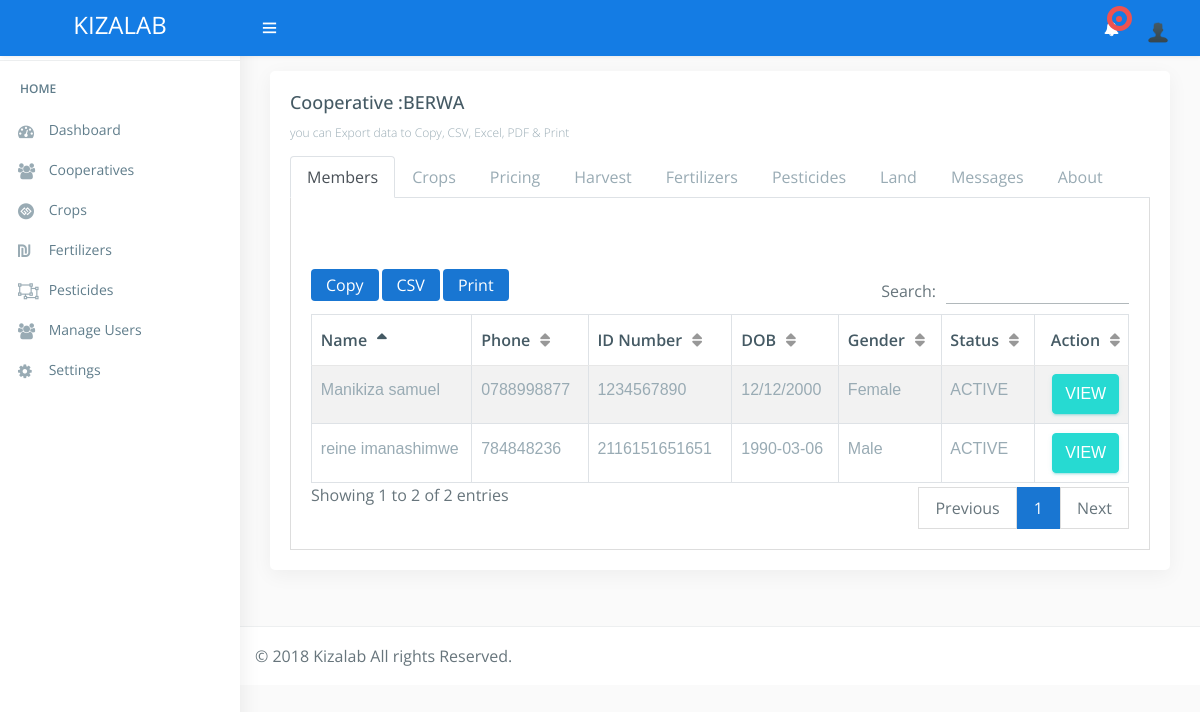
The page /admin/coop_view?coop=7000 (signed in) on the database its author committed.
### tables this page shows
CREATE TABLE `cooperatives` (
  `cooperativeId` int(100) NOT NULL,
  `cooperativeCode` int(10) NOT NULL,
  `name` varchar(200) NOT NULL,
  `username` varchar(100) NOT NULL,
  `phone` varchar(50) NOT NULL,
  `location` int(10) NOT NULL,
  `sector` int(10) NOT NULL,
  `cell` int(10) NOT NULL,
  `village` int(10) NOT NULL,
  `TIN` int(50) NOT NULL,
  `category` varchar(50) NOT NULL,
  `president` varchar(200) NOT NULL,
  `status` varchar(50) NOT NULL,
  `profile_image` varchar(1024) NOT NULL,
  `regDate` timestamp NOT NULL DEFAULT CURRENT_TIMESTAMP
);

CREATE TABLE `coo_members` (
  `memberId` int(100) NOT NULL,
  `cooperative` int(100) NOT NULL,
  `name` varchar(1024) NOT NULL,
  `id_no` varchar(100) NOT NULL,
  `phone` varchar(100) NOT NULL,
  `dob` varchar(100) NOT NULL,
  `gender` int(2) NOT NULL,
  `status` varchar(50) NOT NULL,
  `regDate` timestamp NOT NULL DEFAULT CURRENT_TIMESTAMP
);

### admin/core/System.core.php (called while the page is built, shortened)
<?php
include_once 'Query.php';
class System extends Query{
	private $allowedTables=array("coo_land","coo_members","system_fertilizers","districts","cooperatives","system_crops","cropsgrade","gradeId","cropsvariety","coo_members","coo_fertilizers","system_fertilizers","system_pesticides");
	private $allowedFields=array("land_id","cooperativeId","memberId","coop_land","member_land","status","name","fertilizerId","districtId","cropId","gradeId","grade","cropid","varietyId","fertilizerId","pesticideId");
	public function table_field($table,$id_name,$id_field,$fieldname){
		$output="";
		if(in_array($table,$this->allowedTables)){
			if(in_array($id_name,$this->allowedFields)){
				if(in_array($fieldname, $this->allowedFields)){
					$query="SELECT ".$fieldname." FROM ".$table
							." WHERE ".$id_name."=".$id_field;
					$result=$this->select($query);
					foreach ($result as $key => $value) {
						$output=$value[$fieldname];
					}
				}else{
					$output="Invalid Fieldname";
				}
			}else{
				$output="Invalid ID Field";
			}
		}else{
			$output="Invalid Table";
		}
		return $output;
	}
}
$system=new System();
?>

### admin/includes/database.inc.php (called while the page is built, shortened)
<?php
class Database{
	protected function connect(){
		$this->server="localhost";
		$this->user="root";
		$this->password="";
		$this->database="kiza";
		$conn=new mysqli($this->server,$this->user,$this->password,$this->database);
		return $conn;
	}
}
?>

### admin/core/Query.php (called while the page is built, shortened)
<?php
class Query extends Database{
	protected function select($query){
		$result=array();
		$statement=$this->connect()->query($query);
		while ($row=$statement->fetch_assoc()) {
			$result[]=$row;
		}
		return $result;
	}
	protected function rows($query){
		$statement=$this->connect()->query($query);
		$numRows=$statement->num_rows;
		return $numRows;
	}
}
?>

### admin/core/Admin.core.php (called while the page is built, shortened)
<?php
include_once 'Query.php';
class Admin extends Query{
	private $deletedStatus='DELETED';
	public function checkCooperativeId($cooperativeId){
		$status=false;
		$query="SELECT * FROM cooperatives
				WHERE cooperativeId=\"$cooperativeId\"
				and status!=\"$this->deletedStatus\"
				LIMIT 1";
		$numRows=$this->rows($query);
		if($numRows==1){
			$status=true;
		}else{
			$status=false;
		}
		return $status;
	}
	public function loadCooperativeMembers($cooperativeId){
		if($this->checkCooperativeId($cooperativeId)){
			$query="SELECT * FROM coo_members
					WHERE cooperative=\"$cooperativeId\"
					and status!=\"$this->deletedStatus\"
					ORDER BY name ASC";
			$result=$this->select($query);
		}else{
			$result[0]="error";
		}
		return $result;
	}
}
$admin=new Admin();
?>

### admin/view_cooperative.php (shortened to what this page needs)
<?php
if(isset($_GET['coop'])){
    $rand_coop=(int)$function->sanitize($_GET['coop']);
    $cooperativeId=($rand_coop/1000);
    $isValidCooperative=$admin->checkCooperativeId($cooperativeId);
    if(!$isValidCooperative){
        header("Location :dashboard");
        exit();
    }else{
        $cooperativeName=$system->table_field("cooperatives","cooperativeId",$cooperativeId,"name");
    }
}else{
    header("Location :dashboard");
    exit();
}
?>
<body class="fix-header fix-sidebar">
    <div id="main-wrapper">
        <?php include 'views/utils/header.php'; ?>
<div class="page-wrapper">
    <div class="container-fluid">
        <div class="row">
            <div class="col-12">
                <div class="card">
                    <div class="card-body">
                        <h4 class="card-title">Cooperative :<?php echo $cooperativeName; ?></h4>
                        <h6 class="card-subtitle">
                            you can Export data to Copy, CSV, Excel, PDF & Print
                        </h6>
                                <ul class="nav nav-tabs" role="tablist">
                                    <li class="nav-item">
                                        <a class="nav-link active" data-toggle="tab" href="#home" role="tab">
                                            <span class="hidden-xs-down">Members</span>
                                        </a>
                                    </li>
                                    <li class="nav-item">
                                        <a class="nav-link" data-toggle="tab" href="#profile" role="tab">
                                            <span class="hidden-xs-down">Crops</span>
                                        </a>
                                    </li>
                                    <li class="nav-item">
                                        <a class="nav-link" data-toggle="tab" href="#pricing" role="tab">
                                            <span class="hidden-xs-down">Pricing</span>
                                        </a>
                                    </li>
                                    <li class="nav-item">
                                        <a class="nav-link" data-toggle="tab" href="#harvest" role="tab">
                                            <span class="hidden-xs-down">Harvest</span>
                                        </a>
                                    </li>
                                    <li class="nav-item">
                                        <a class="nav-link" data-toggle="tab" href="#fertilizers" role="tab">
                                            <span class="hidden-xs-down">Fertilizers</span>
                                        </a>
                                    </li>
                                    <li class="nav-item">
                                        <a class="nav-link" data-toggle="tab" href="#pesticides" role="tab">
                                            <span class="hidden-xs-down">Pesticides</span>
                                        </a>
                                    </li>
                                    <li class="nav-item">
                                        <a class="nav-link" data-toggle="tab" href="#land" role="tab">
                                            <span class="hidden-xs-down">Land</span>
                                        </a>
                                    </li>
                                    <li class="nav-item">
                                        <a class="nav-link" data-toggle="tab" href="#messages" role="tab">
                                            <span class="hidden-xs-down">Messages</span>
                                        </a>
                                    </li>
                                    <li class="nav-item">
                                        <a class="nav-link" data-toggle="tab" href="#about" role="tab">
                                            <span class="hidden-xs-down">About</span>
                                        </a>
                                    </li>
                                </ul>
                                <div class="tab-content tabcontent-border">
                                    <div class="tab-pane active" id="home" role="tabpanel">
                                        <div class="p-20">
                                            <?php
                                            include $urls['load_cooperative_members'];
                                            ?>
                                        </div>
                                    </div>
                                </div>
                    </div>
                </div>
            </div>
        </div>
    </div>
    <?php include 'views/utils/footer.php'; ?>
</div>
    </div>
</body>
</html>

### admin/views/admin/load_cooperative_members.php (shortened to what this page needs)
<?php
$cooperativeMembers=$admin->loadCooperativeMembers($cooperativeId);
	?>
<div class="table-responsive m-t-40">
    <table id="example23" class="display nowrap table table-hover table-striped table-bordered" cellspacing="0" width="100%">
        <thead>
            <tr>
                <th>Name</th>
                <th>Phone</th>
                <th>ID Number</th>
                <th>DOB</th>
                <th>Gender</th>
                <th>Status</th>
                <th>Action</th>
            </tr>
        </thead>
        <tbody>
            <?php
            foreach ($cooperativeMembers as $key => $value) {
                ?>
                <tr>
                    <td>
                        <?php echo $value['name']; ?>
                    </td>
                    <td>
                        <?php echo $value['phone']; ?>
                    </td>
                    <td>
                        <?php echo $value['id_no']; ?>
                    </td>
                    <td>
                        <?php echo $value['dob']; ?>
                    </td>
                    <td>
                        <?php
                        if($value['gender']==1){
                        	echo "Male";
                        }else{
                        	echo "Female";
                        }
                        ?>
                    </td>
                    <td>
                    	<?php echo $value['status']; ?>
                    </td>
                    <td>
                        <a href="coop_view?coop=<?php echo ($value['cooperative'] * 1000); ?>" class="btn btn-success">
                            VIEW
                        </a>
                    </td>
                </tr>
                <?php
            }
            ?>
        </tbody>
    </table>
</div>

### admin/css/helper.css (style rules this page uses)
.m-t-40 { margin-top: 40px!important; }
.p-20 { padding: 20px!important; }

### rows shown on the page
cooperatives: name "BERWA"
coo_members: name "Manikiza samuel", phone "0788998877", id_no "1234567890", dob "12/12/2000", gender "Female", status "ACTIVE"
coo_members: name "reine imanashimwe", phone "784848236", id_no "2116151651651", dob "1990-03-06", gender "Male", status "ACTIVE"
